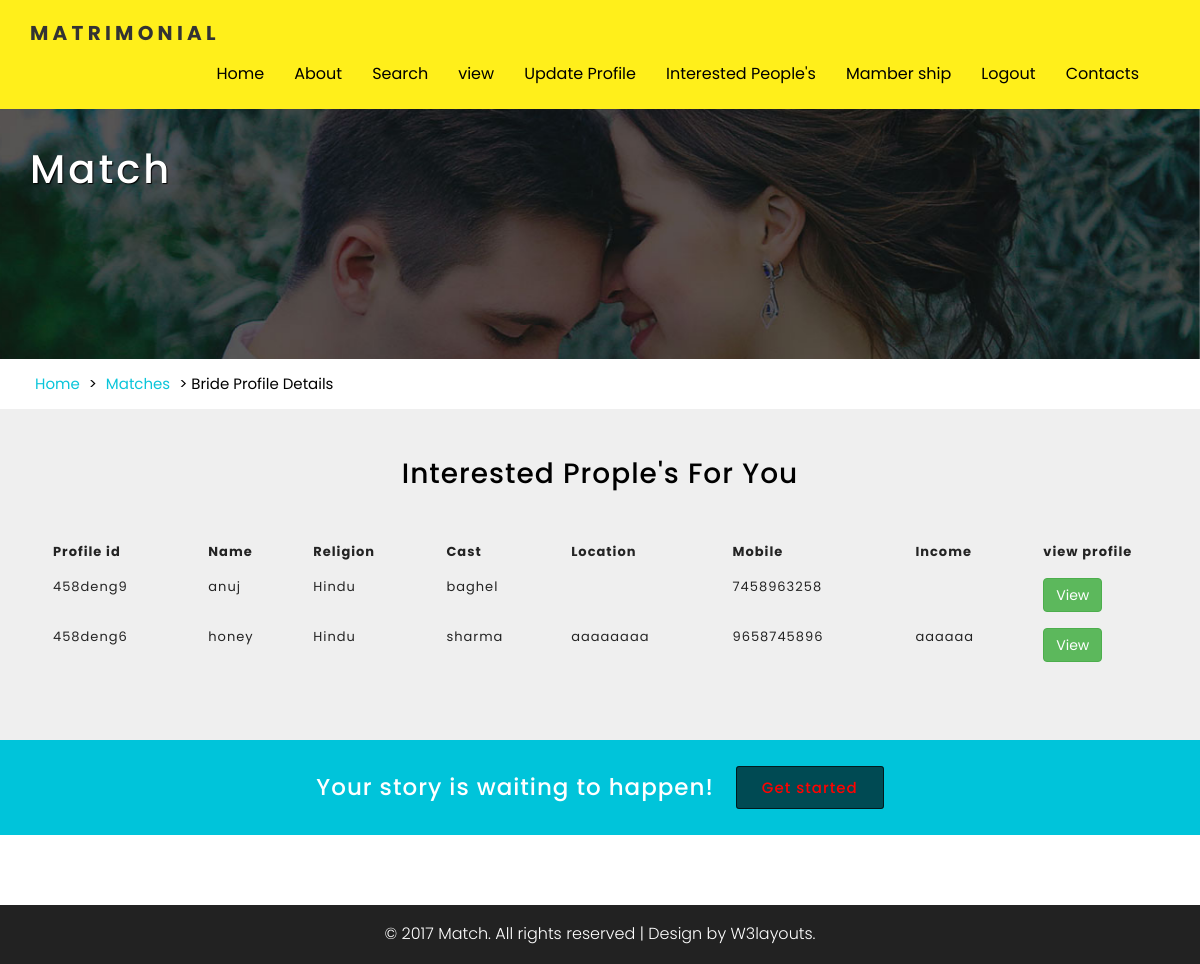
/interest.php (signed in), run on the app's committed database.
### tables this page shows
CREATE TABLE `interest` (
  `id` int(11) NOT NULL,
  `userid` int(11) NOT NULL,
  `interested_id` int(11) NOT NULL
);

CREATE TABLE `reister` (
  `id` int(11) NOT NULL,
  `name` varchar(600) NOT NULL,
  `cast` varchar(600) NOT NULL,
  `gender` varchar(600) NOT NULL,
  `age` varchar(600) NOT NULL,
  `dob` varchar(600) NOT NULL,
  `height` varchar(600) NOT NULL,
  `religion` varchar(600) NOT NULL,
  `mobile` varchar(600) NOT NULL,
  `email` varchar(600) NOT NULL,
  `password` varchar(600) NOT NULL,
  `img` varchar(1000) NOT NULL,
  `profession` varchar(1100) DEFAULT NULL,
  `qualification_details` varchar(300) DEFAULT NULL,
  `Hobbies` varchar(600) DEFAULT NULL,
  `status` int(11) DEFAULT NULL,
  `location` varchar(1100) DEFAULT NULL,
  `about` varchar(1100) DEFAULT NULL,
  `mother` varchar(1100) DEFAULT NULL,
  `father` varchar(1100) DEFAULT NULL,
  `income` varchar(1100) DEFAULT NULL,
  `lifestyle` varchar(1100) DEFAULT NULL,
  `language` varchar(1100) DEFAULT NULL,
  `bg` varchar(1100) DEFAULT NULL,
  `marital` varchar(1100) DEFAULT NULL
);

### dbconfig.php (called while the page is built, shortened)
<?php
function select($query)
{
$cid=mysqli_connect("localhost","root","","matrimonial") or die ("connection error") ;
	$result=mysqli_query($cid,$query);
	return $result;
}
?>

### interest.php (the view, shortened to what this page needs)
<?php
require_once"dbconfig.php";
?>
<!DOCTYPE html>
<html>
<head>
<link href="css/bootstrap.css" rel="stylesheet" type="text/css" media="all" />
<link href="css/font-awesome.css" rel="stylesheet" type="text/css" media="all" />
<link href="css/menu.css" rel="stylesheet" type="text/css" media="all" />
<link href="css/style.css" rel="stylesheet" type="text/css" media="all" />
</head>
<body>
<header>
<?php
include"nav.php";
?>
</header>
	<div class="w3layouts-inner-banner">
		<div class="container">
			<div class="logo">
				<h1><a class="cd-logo link link--takiri" href="index.php">Match <span><i class="fa fa-heart" aria-hidden="true"></i>Made in heaven.</span></a></h1>
			</div>
			<div class="clearfix"></div>
		</div>
	</div>
	<div class="w3layouts-breadcrumbs text-center">
		<div class="container">
			<span class="agile-breadcrumbs"><a href="index.php">Home</a> > <a href="matches.php">Matches</a> > <span>Bride Profile Details</span></span>
		</div>
	</div>
	<div class="w3ls-list">
		<div class="container">
		<h2>Interested Prople's For You</h2>
		<div class="col-md-12 profiles-list-agileits">
				<div class="container" >
				<?php
				$res=select("SELECT * FROM `interest` INNER JOIN reister on interest.userid=reister.id
				WHERE interest.interested_id='".$_SESSION['id']."'");
if(!mysqli_num_rows($res)>=1)
{
	?>
	  <div class="col-sm-8" style="background-color:lavender;font-weight:;font-size:25px;">No People's</div>
	<?php
}else
{
	?>
	<div class="row" >
    <table class="table table-hover">
	<tr style="font-weight:bold">
	<td>Profile id</td>
	<td>Name</td>
	<td>Religion</td>
	<td>Cast</td>
	<td>Location</td>
	<td>Mobile</td>
	<td>Income</td>
	<td>view profile</td>
	</tr>
	<?php
	while($r=mysqli_fetch_array($res))
				{
					extract($r);
	?>
	<tr>
	<td>458deng<?=$id?></td>
	<td><?=$name?></td>
	<td><?=$religion?></td>
	<td><?=$cast?></td>
	<td><?=$location?></td>
	<td><?=$mobile?></td>
	<td><?=$income?></td>
	<td><a href="profile_view.php?id=<?=$id?>"><button class="btn btn-success">View</button></a></td>
	</tr><?php
				}
	?>
    </table>
	</div>
	<?php
}
				?>
</div>
			</div>
	<div class="clearfix"></div>
	</div>
	</div>
	<div class="w3layous-story text-center">
		<div class="container">
			<h4>Your story is waiting to happen!  <a href="index.php">Get started</a></h4>
		</div>
	</div>
<footer>
	<div class="footer">
	</div>
	<div class="copy-right">
		<div class="container">
			<p>© 2017 Match. All rights reserved | Design by <a href="http://w3layouts.com"> W3layouts.</a></p>
		</div>
	</div>
</footer>
</body>
</html>

### nav.php (shortened to what this page needs)
<div class="navbar navbar-inverse-blue navbar">
      <div class="navbar-inner">
        <div class="container">
          <div class="menu" style="padding-top:10px">
					<span style="font-weight:bold;font-size:20px">M A T R I M O N I A L</span>
				</div>
           <div class="pull-right">
          	<nav class="navbar nav_bottom" role="navigation">
		    <div class="collapse navbar-collapse" id="bs-megadropdown-tabs">
		        <ul class="nav navbar-nav nav_1">
				<?php
				if(isset($_SESSION['login']))
				{
				?>
		            <li class="<?php if($n=='active'){echo"active";}?>"><a href="index.php">Home</a></li>
		            <li><a href="about.php">About</a></li>
		            <li><a href="search.php">Search</a></li>
		            <li><a href="view.php">view</a></li>
		             <li class="last"><a href="update_profile.php">Update Profile</a></li>
		             <li class="last"><a href="interest.php">Interested People's</a></li>
		             <li class="last"><a href="mambership.php">Mamber ship</a></li>
		             <li class="last"><a href="logout.php">Logout</a></li>
		            <li class="last"><a href="contact.php">Contacts</a></li>
					<?php
				}
				else
				{
					?>
		 <li class="<?php if($n=='active'){echo"active";}?>"><a href="index.php">Home</a></li>
		            <li><a href="about.php">About</a></li>
   <li class="last"><a href="contact.php">Contacts</a></li>
		<?php
				}
					?>
		        </ul>
		     </div>
		    </nav>
		   </div>
          <div class="clearfix"> </div>
        </div>
      </div>
    </div>

### data on the page
interest: reister.id "9", reister.name "anuj", reister.religion "Hindu", reister.cast "baghel", reister.mobile "7458963258"
interest: reister.id "6", reister.name "honey", reister.religion "Hindu", reister.cast "sharma", reister.location "aaaaaaaa", reister.mobile "9658745896", reister.income "aaaaaa"
